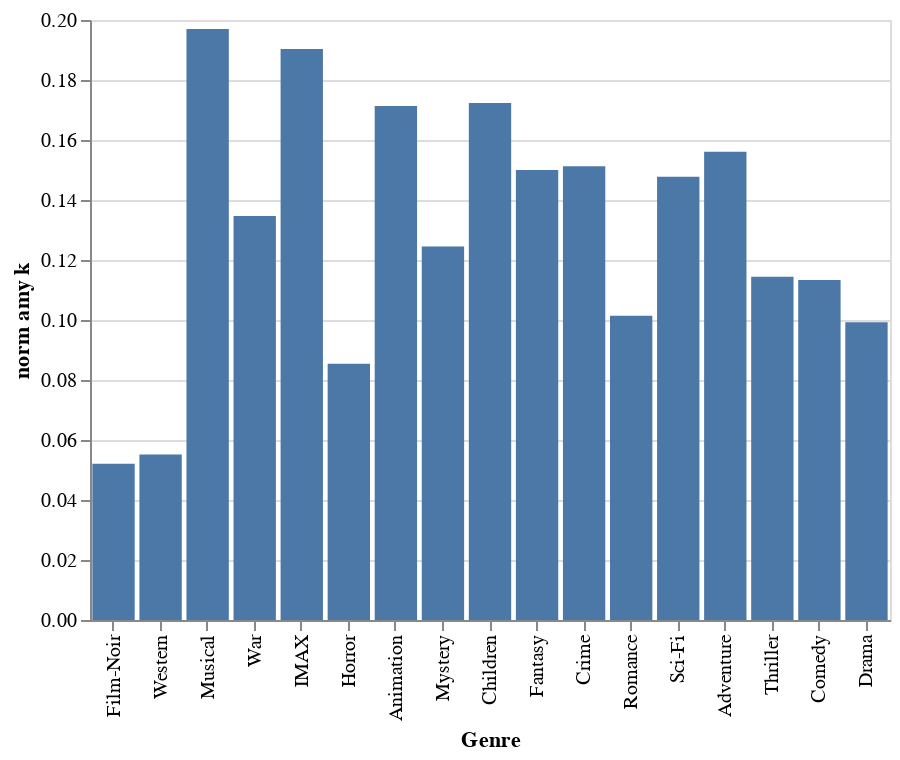

Notebook code for this chart:
### Code cell
alt.Chart(plot_df).mark_bar().encode(y="norm amy k",x=alt.X('Genre',
                                                        sort = alt.EncodingSortField(
                                                        field="# items",
                                                        order="ascending")))

### Figure 1 — Vega-Lite specification as saved in the notebook (floating-point values rounded to 4 significant figures)
{"$schema": "https://vega.github.io/schema/vega-lite/v3.4.0.json", "config": {"mark": {"tooltip": null}, "view": {"height": 300, "width": 400}}, "data": {"name": "data-8fa22a4e42b5f708e050d3e86dae59a2"}, "datasets": {"data-8fa22a4e42b5f708e050d3e86dae59a2": [{"# 0 items": 9, "# items": 301, "Genre": "Adventure", "amy k": 27180300, "k": 4241802, "k_avg1": 4969994, "k_avg2": 4862740, "norm amy k": 0.1561, "norm k": 0.1242, "norm(k_avg1)": 0.1465, "norm(k_avg2)": 0.1277, "norm(np.mean(k_avg_normal1))": 0.1243, "norm(np.mean(k_avg_normal2))": 0.1242, "np.mean(k_avg_normal1)": 4844000.0, "np.mean(k_avg_normal2)": 4843000.0}, {"# 0 items": 3, "# items": 81, "Genre": "Animation", "amy k": 524880, "k": 89944, "k_avg1": 103487, "k_avg2": 99105, "norm amy k": 0.1714, "norm k": 0.09008, "norm(k_avg1)": 0.1309, "norm(k_avg2)": 0.09244, "norm(np.mean(k_avg_normal1))": 0.08957, "norm(np.mean(k_avg_normal2))": 0.09008, "np.mean(k_avg_normal1)": 98790.0, "np.mean(k_avg_normal2)": 98850.0}, {"# 0 items": 4, "# items": 105, "Genre": "Children", "amy k": 1146600, "k": 197633, "k_avg1": 232627, "k_avg2": 224276, "norm amy k": 0.1724, "norm k": 0.1141, "norm(k_avg1)": 0.1504, "norm(k_avg2)": 0.1188, "norm(np.mean(k_avg_normal1))": 0.1149, "norm(np.mean(k_avg_normal2))": 0.1141, "np.mean(k_avg_normal1)": 223300.0, "np.mean(k_avg_normal2)": 223100.0}, {"# 0 items": 13, "# items": 450, "Genre": "Comedy", "amy k": 90922500, "k": 10302377, "k_avg1": 11700023, "k_avg2": 11520720, "norm amy k": 0.1133, "norm k": 0.1022, "norm(k_avg1)": 0.1195, "norm(k_avg2)": 0.1058, "norm(np.mean(k_avg_normal1))": 0.1023, "norm(np.mean(k_avg_normal2))": 0.1022, "np.mean(k_avg_normal1)": 11480000.0, "np.mean(k_avg_normal2)": 11480000.0}, {"# 0 items": 9, "# items": 187, "Genre": "Crime", "amy k": 6504234, "k": 984015, "k_avg1": 1133874, "k_avg2": 1101810, "norm amy k": 0.1513, "norm k": 0.1042, "norm(k_avg1)": 0.1322, "norm(k_avg2)": 0.1069, "norm(np.mean(k_avg_normal1))": 0.1043, "norm(np.mean(k_avg_normal2))": 0.1042, "np.mean(k_avg_normal1)": 1099000.0, "np.mean(k_avg_normal2)": 1099000.0}, {"# 0 items": 11, "# items": 454, "Genre": "Drama", "amy k": 93370548, "k": 9266530, "k_avg1": 10123954, "k_avg2": 9947290, "norm amy k": 0.09924, "norm k": 0.06489, "norm(k_avg1)": 0.08469, "norm(k_avg2)": 0.06844, "norm(np.mean(k_avg_normal1))": 0.06524, "norm(np.mean(k_avg_normal2))": 0.06489, "np.mean(k_avg_normal1)": 9913000.0, "np.mean(k_avg_normal2)": 9910000.0}, {"# 0 items": 11, "# items": 146, "Genre": "Fantasy", "amy k": 3090820, "k": 463520, "k_avg1": 554256, "k_avg2": 536384, "norm amy k": 0.15, "norm k": 0.1318, "norm(k_avg1)": 0.1637, "norm(k_avg2)": 0.1358, "norm(np.mean(k_avg_normal1))": 0.133, "norm(np.mean(k_avg_normal2))": 0.1318, "np.mean(k_avg_normal1)": 534638, "np.mean(k_avg_normal2)": 533900.0}, {"# 0 items": 4, "# items": 11, "Genre": "Film-Noir", "amy k": 1210, "k": 63, "k_avg1": 71, "k_avg2": 60, "norm amy k": 0.05207, "norm k": 0.007092, "norm(k_avg1)": 0.1127, "norm(k_avg2)": -0.05, "norm(np.mean(k_avg_normal1))": -0.003984, "norm(np.mean(k_avg_normal2))": 0.007092, "np.mean(k_avg_normal1)": 62.75, "np.mean(k_avg_normal2)": 63.45}, {"# 0 items": 13, "# items": 79, "Genre": "Horror", "amy k": 486798, "k": 41578, "k_avg1": 48343, "k_avg2": 46114, "norm amy k": 0.08541, "norm k": 0.09295, "norm(k_avg1)": 0.1399, "norm(k_avg2)": 0.09836, "norm(np.mean(k_avg_normal1))": 0.09263, "norm(np.mean(k_avg_normal2))": 0.09295, "np.mean(k_avg_normal1)": 45820.0, "np.mean(k_avg_normal2)": 45840.0}, {"# 0 items": 5, "# items": 54, "Genre": "IMAX", "amy k": 154548, "k": 29417, "k_avg1": 37692, "k_avg2": 35739, "norm amy k": 0.1903, "norm k": 0.1693, "norm(k_avg1)": 0.2195, "norm(k_avg2)": 0.1769, "norm(np.mean(k_avg_normal1))": 0.1709, "norm(np.mean(k_avg_normal2))": 0.1693, "np.mean(k_avg_normal1)": 35480.0, "np.mean(k_avg_normal2)": 35410.0}, {"# 0 items": 4, "# items": 46, "Genre": "Musical", "amy k": 95220, "k": 18758, "k_avg1": 22512, "k_avg2": 21224, "norm amy k": 0.197, "norm k": 0.1085, "norm(k_avg1)": 0.1668, "norm(k_avg2)": 0.1162, "norm(np.mean(k_avg_normal1))": 0.1101, "norm(np.mean(k_avg_normal2))": 0.1085, "np.mean(k_avg_normal1)": 21080.0, "np.mean(k_avg_normal2)": 21040.0}, {"# 0 items": 7, "# items": 89, "Genre": "Mystery", "amy k": 697048, "k": 86801, "k_avg1": 99769, "k_avg2": 95294, "norm amy k": 0.1245, "norm k": 0.08701, "norm(k_avg1)": 0.13, "norm(k_avg2)": 0.08912, "norm(np.mean(k_avg_normal1))": 0.08616, "norm(np.mean(k_avg_normal2))": 0.08701, "np.mean(k_avg_normal1)": 94980.0, "np.mean(k_avg_normal2)": 95070.0}, {"# 0 items": 14, "# items": 211, "Genre": "Romance", "amy k": 9349410, "k": 947899, "k_avg1": 1063079, "k_avg2": 1036713, "norm amy k": 0.1014, "norm k": 0.08194, "norm(k_avg1)": 0.1083, "norm(k_avg2)": 0.08567, "norm(np.mean(k_avg_normal1))": 0.08207, "norm(np.mean(k_avg_normal2))": 0.08194, "np.mean(k_avg_normal1)": 1033000.0, "np.mean(k_avg_normal2)": 1033000.0}, {"# 0 items": 9, "# items": 226, "Genre": "Sci-Fi", "amy k": 11492100, "k": 1698209, "k_avg1": 1993009, "k_avg2": 1946692, "norm amy k": 0.1478, "norm k": 0.1233, "norm(k_avg1)": 0.1479, "norm(k_avg2)": 0.1276, "norm(np.mean(k_avg_normal1))": 0.124, "norm(np.mean(k_avg_normal2))": 0.1233, "np.mean(k_avg_normal1)": 1939000.0, "np.mean(k_avg_normal2)": 1937000.0}, {"# 0 items": 13, "# items": 323, "Genre": "Thriller", "amy k": 33593938, "k": 3844477, "k_avg1": 4351924, "k_avg2": 4262082, "norm amy k": 0.1144, "norm k": 0.09441, "norm(k_avg1)": 0.1166, "norm(k_avg2)": 0.09798, "norm(np.mean(k_avg_normal1))": 0.09462, "norm(np.mean(k_avg_normal2))": 0.09441, "np.mean(k_avg_normal1)": 4246000.0, "np.mean(k_avg_normal2)": 4245000.0}, {"# 0 items": 1, "# items": 53, "Genre": "War", "amy k": 146068, "k": 19674, "k_avg1": 22267, "k_avg2": 20940, "norm amy k": 0.1347, "norm k": 0.05309, "norm(k_avg1)": 0.1165, "norm(k_avg2)": 0.06046, "norm(np.mean(k_avg_normal1))": 0.05323, "norm(np.mean(k_avg_normal2))": 0.05309, "np.mean(k_avg_normal1)": 20780.0, "np.mean(k_avg_normal2)": 20780.0}, {"# 0 items": 8, "# items": 24, "Genre": "Western", "amy k": 13248, "k": 731, "k_avg1": 848, "k_avg2": 776, "norm amy k": 0.05518, "norm k": 0.04432, "norm(k_avg1)": 0.138, "norm(k_avg2)": 0.05799, "norm(np.mean(k_avg_normal1))": 0.0455, "norm(np.mean(k_avg_normal2))": 0.04432, "np.mean(k_avg_normal1)": 765.9, "np.mean(k_avg_normal2)": 764.9}]}, "encoding": {"x": {"field": "Genre", "sort": {"field": "# items", "order": "ascending"}, "type": "nominal"}, "y": {"field": "norm amy k", "type": "quantitative"}}, "mark": "bar"}
